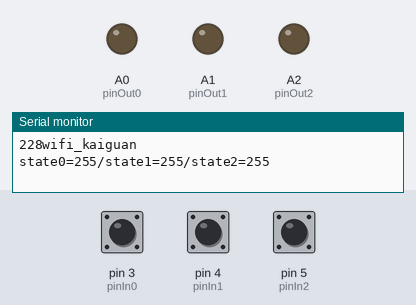
Bench run of a sketch on a simulated Arduino Uno, built with avr-gcc and run on an emulated ATmega328P. Shown: output pins drawn as LEDs (lit = HIGH), the last lines printed to the serial monitor. The test bench sets the inputs (shaded band); at power-on: pin 3 (pinIn0) HIGH, pin 4 (pinIn1) HIGH, pin 5 (pinIn2) HIGH. EEPROM starts erased.

Above: at 1.2 s.
1.3 s: pin 3 (pinIn0) pulled LOW for 1 s
At 2.9 s:
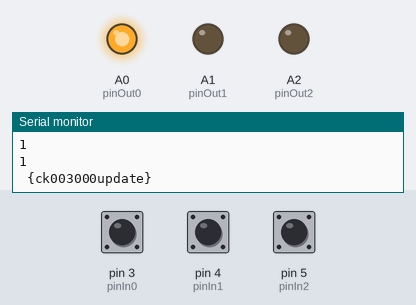
3.8 s: pin 4 (pinIn1) pulled LOW for 1 s
At 4.9 s:
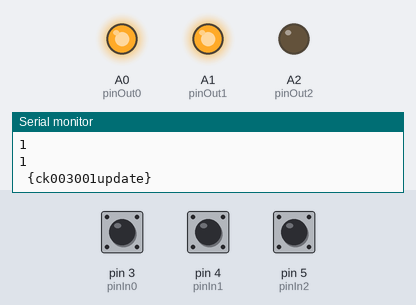
6.3 s: pin 5 (pinIn2) pulled LOW for 1 s
At 6.8 s:
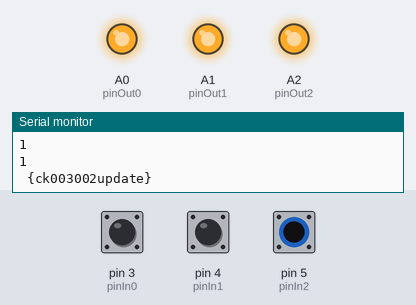
8.8 s: pin 3 (pinIn0) pulled LOW for 3.2 s
At 10.0 s:
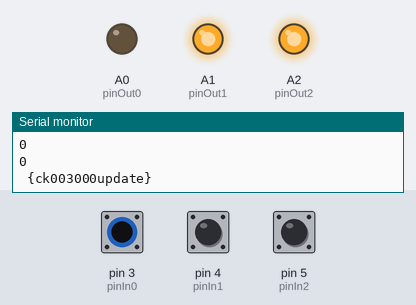
13.5 s: pin 4 (pinIn1) pulled LOW for 3.2 s
At 14.9 s:
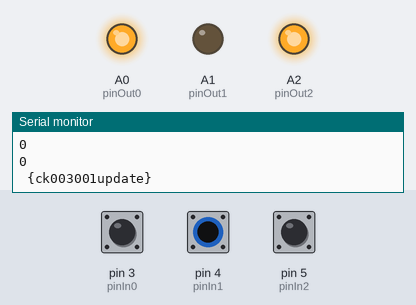
Timing chart, 0 to 17.5 s (numbered marks = the images above; inputs shaded):
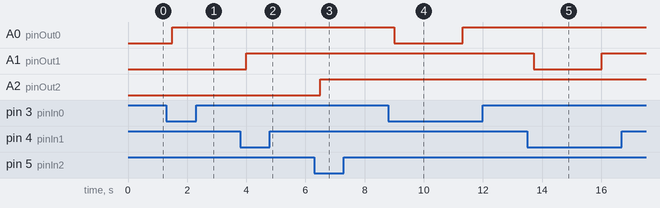

The sketch:

_228wifi_kaiguan.ino
```cpp
/*
 *ZIGBEE针脚连接线
 TX -> RXD
 RX -> TXD
*/
#include <SPI.h> //引用SPI库文件
#include <EEPROM.h> //引用EEPROM库文件

int sid=3;//模块类型
int nid=0;//模块编号


//无线串口通信处理(zigbee/bluetooth等)
unsigned long serial1nowlast; //串口检测间隔时间
char serial1buff[129]={0}; //串口缓存字符
char serial1Data; //串口单个字符
int serial1i=0; //串口字符数

//NRF24L01
//unsigned long nrf24l01nowlast; //NRF24L01检测间隔时间
//char nrf24l01buff[33]={0}; //NRF24L01缓存字符
//char nrf24l01Data; //NRF24L01单个字符
//int nrf24l01i=0; //NRF24L01字符数


//声名变量
int pinIn0=3; //手动开关针脚1
int pinIn1=4; //手动开关针脚2
int pinIn2=5; //手动开关针脚3

int val0; //当前开关值1
int val1; //当前开关值2
int val2; //当前开关值3

int pinOut0=A0; //开关针脚1
int pinOut1=A1; //开关针脚2
int pinOut2=A2; //开关针脚3

int state0=0; //开关状态1
int state1=0; //开关状态2
int state2=0; //开关状态3


void setup()
{
    Serial.begin(115200); //设置串口波特率115200

    //初始化Mirf，用于NRF24L01收发
//    char client[10]={0}; //客户端名称
//    sprintf(client,"clie%d",sid); //设置客户端名称
//    Mirf_Init(0,client,sid); //初始化NRF24L01收发

    pinMode(pinIn0,INPUT); //设置输入模式
    pinMode(pinIn1,INPUT); //设置输入模式
    pinMode(pinIn2,INPUT); //设置输入模式

    pinMode(pinOut0,OUTPUT); //设置输出输式
    pinMode(pinOut1,OUTPUT); //设置输出输式
    pinMode(pinOut2,OUTPUT); //设置输出输式

    pinMode(pinIn0,INPUT_PULLUP); //将管脚设置为输入并且内部上拉模式
    pinMode(pinIn1,INPUT_PULLUP); //将管脚设置为输入并且内部上拉模式
    pinMode(pinIn2,INPUT_PULLUP); //将管脚设置为输入并且内部上拉模式

    digitalWrite(pinIn0, HIGH); //设置默认高电位
    digitalWrite(pinIn1, HIGH); //设置默认高电位
    digitalWrite(pinIn2, HIGH); //设置默认高电位

    state0 = EEPROM.read(0); //读取rom开关电位
    state1 = EEPROM.read(1); //读取rom开关电位
    state2 = EEPROM.read(2); //读取rom开关电位

    Serial.println("228wifi_kaiguan"); //打印

    Serial.print("state0=");
    Serial.print(state0); //打印当前电位状态1
    Serial.print("/state1=");
    Serial.print(state1); //打印当前电位状态2
    Serial.print("/state2=");
    Serial.println(state2); //打印当前电位状态3

    if(state0==255) state0=0; //默认rom则设为关状态
    if(state1==255) state1=0; //默认rom则设为关状态
    if(state2==255) state2=0; //默认rom则设为关状态

}

void loop()
{

  //检测无线串口数据处理 (zigbee/bluetooth等)
  {
      unsigned long serial1now = millis();//获取现在的时间
      if(serial1now - serial1nowlast >= 5000)//如果数据间隔超过5秒而清空字符（为了防止数据错乱）
      {
        serial1nowlast = millis();//记录当前时间
        memset(serial1buff, 0, 129);//清空缓存字符
        serial1i=0;//初始数组数
      }

      while( Serial.available() )//如果无线串口有数据
      {
        if(serial1i==0)
        {
          Serial.println("serial->");//打印出来方便调试
        }
        serial1Data=(char)Serial.read();//读取串口数据
        //Serial.print(serial1Data);//这里不打印，否则检测到{ckxxxx}就认为是命令
        serial1buff[serial1i]=serial1Data;////保存到数组
        serial1i++;//数组长度+1
        if(serial1Data=='}' || serial1i>=129)//如果发现}而说明命令结束（并少于129个字符，太长会出错）
        {
          serial1nowlast = millis(); //记录当前时间，不然5秒就超时了

          char body[129]={0};//声明新字符数组
          get_znck_body(serial1buff,body);//获取只是{ckxxxxxx}的字符,因为这是我们的命令格式
          //serial.println(body); //这里不打印，否则检测到{ckxxxx}就认为是命令

          //如果命令格式正确则做处理
          if(strstr(body,"{ck") && strstr(body,"}") )
          {
            //Serial.println(body);//这里不打印，否则检测到{ckxxxx}就认为是命令

            if(strlen(body)>10) //字符数需大于10
            {
              set_onoff(body);//设置开或关

            }

          }
          serial1i=0;//字符数组长度初始为0
          Serial.println("-------------------");//打印结束标示

          delay(100);//延时
        }
      }

  }

//  unsigned long nrf24l01now = millis();//获取现在的时间
//  if(nrf24l01now - nrf24l01nowlast >= 5000)//如果数据间隔超过5秒而清空字符（为了防止数据错乱）
//  {
//     nrf24l01nowlast = millis();//记录当前时间
//     memset(nrf24l01buff, 0, 33);//清空缓存字符
//     nrf24l01i=0;//初始数组数
//   }
//
//   byte data[Mirf.payload];//声明字节
//   if(Mirf.dataReady()){//如果有数据
//
//    Mirf.getData(data);//获取数据
//    Mirf.rxFifoEmpty();//清理NRF24L01援存
//    //Serial.println((char)*data);//这里不打印，否则检测到{ckxxxx}就认为是命令
//
//    for (int i = 0; i < Mirf.payload; i++) //把收到的信息拼起来
//    {
//      if(nrf24l01i==0)
//      {
//        Serial.println("nrf24l01->");//打印出来方便调试
//      }

//      nrf24l01Data=(char)data[i];//读取NRF24L01数据
//      if( nrf24l01Data=='{') nrf24l01i=0;//如果发现{则设长度为0开始
//      nrf24l01buff[nrf24l01i]=nrf24l01Data;//保存到数组
//      nrf24l01i++;//数组长度+1
//      if(nrf24l01Data=='}' || nrf24l01i>=33)//如果发现}而说明命令结束（并少于33个字符，太长会出错）
//      {
//            nrf24l01nowlast = millis(); //更新当前时间，不然5秒就超时了
//
//            char body[33]={0};//声明新数组
//            get_znck_body(nrf24l01buff,body);//获取只是{ckxxxxxx}的字符,因为这是我们的命令格式
//            //Serial.println(body);//这里不打印，否则检测到{ckxxxx}就认为是命令
//
//            //如果命令格式正确则做处理
//            if(strstr(body,"{ck") && strstr(body,"}") )
//            {
//              //Serial.println(body);//这里不打印，否则检测到{ckxxxx}就认为是命令
//
//              if(strlen(body)>10) //字符数需大于10
//              {
//                  set_onoff(body);//设置开或关
//
//              }
//
//            }
//            memset(nrf24l01buff, 0, 33);//字符数组长度初始为0
//            nrf24l01i=0;//字符数组长度初始为0
//            Serial.println("-------------------");//打印结束标示

            delay(100);//延时
//      }
//    }
//   }

  val0=digitalRead(pinIn0);//读取输入数据
  if(val0==LOW)//检测按键是否按下
  {
    delay(200);//延时，防抖处理
    val0=digitalRead(pinIn0);//读取数据
    if(val0==LOW)//检测按键是否按下
    {
      Serial.print("val0 state0=");
      Serial.println(state0);//打印
      if(state0==0)//如果原来是关状态
      {
         state0=1;//则状态值为开
         digitalWrite(pinOut0,HIGH);//则设为高电位
         char handonoff[33]={0};//声明手动开关字符
         sprintf(handonoff,"{ck%03d000%d}",sid,state0);//生成手动开关字符
         set_onoff(handonoff);//设置开或关
         delay(2000);//延时2000毫秒
      }
      else//如果原来是开状态
      {
         state0=0;//则状态值为关
         digitalWrite(pinOut0,LOW);//则设为高电位
         char handonoff[33]={0};//声明手动开关字符
         sprintf(handonoff,"{ck%03d000%d}",sid,state0);//生成手动开关字符
         set_onoff(handonoff);//设置开或关
         delay(2000);//延时2000毫秒
      }
    }
  }

  val1=digitalRead(pinIn1);//读取数字
  if(val1==LOW)//检测按键是否按下
  {
    delay(200);//延时，防抖处理
    val1=digitalRead(pinIn1);//读取数字
    if(val1==LOW)//检测按键是否按下
    {
      Serial.print("val1 state1=");
      Serial.println(state1);//打印
      if(state1==0)//如果原来是关状态
      {
         state1=1;//则状态值为开
         digitalWrite(pinOut1,HIGH);//则设为高电位
         char handonoff[33]={0};//声明手动开关字符
         sprintf(handonoff,"{ck%03d001%d}",sid,state1);//生成手动开关字符
         set_onoff(handonoff);//设置开或关
         delay(2000);//延时2000毫秒
      }
      else//如果原来是开状态
      {
         state1=0;//则状态值为关
         digitalWrite(pinOut1,LOW);//则设为高电位
         char handonoff[33]={0};//声明手动开关字符
         sprintf(handonoff,"{ck%03d001%d}",sid,state1);//生成手动开关字符
         set_onoff(handonoff);//设置开或关
         delay(2000);//延时2000毫秒
      }
    }
  }

  val2=digitalRead(pinIn2);//读取数字
  if(val2==LOW)//检测按键是否按下
  {
    delay(200);//延时，防抖处理
    val2=digitalRead(pinIn2);//读取数字
    if(val2==LOW)//检测按键是否按下
    {
      Serial.print("val2 state2=");
      Serial.println(state2);//打印
      if(state2==0)//如果原来是关状态
      {
         state2=1;//则状态值为开
         digitalWrite(pinOut2,HIGH);//则设为高电位
         char handonoff[33]={0};//声明手动开关字符
         sprintf(handonoff,"{ck%03d002%d}",sid,state2);//生成手动开关字符
         set_onoff(handonoff);//设置开或关
         delay(2000);//延时2000毫秒
      }
      else//如果原来是开状态
      {
         state2=0;//则状态值为关
         digitalWrite(pinOut2,LOW);//则设为高电位
         char handonoff[33]={0};//声明手动开关字符
         sprintf(handonoff,"{ck%03d002%d}",sid,state2);//生成手动开关字符
         set_onoff(handonoff);//设置开或关
         delay(2000);//延时2000毫秒
      }
    }
  }


  //根据状态设置开或关（防漏）
  if(state0==1)
  {
    digitalWrite(pinOut0,HIGH);//则设为高电位
  }
  else
  {
    digitalWrite(pinOut0,LOW);//则设为低电位
  }

  //ON OFF SET
  if(state1==1)
  {
    digitalWrite(pinOut1,HIGH);//则设为高电位
  }
  else
  {
    digitalWrite(pinOut1,LOW);//则设为低电位
  }

  //ON OFF SET
  if(state2==1)
  {
    digitalWrite(pinOut2,HIGH);//则设为高电位
  }
  else
  {
    digitalWrite(pinOut2,LOW);//则设为低电位
  }

}

//初始化Mirf 0初始化1为接收2为发送
//void Mirf_Init(int txrx,char *server,int channel){
//    //初始化Mirf
//    if(txrx==0)  {
//      Mirf.spi = &MirfHardwareSpi;//设置spi
//      Mirf.init();//初始Mirf
//      Mirf.setRADDR((byte *)server);//设置接收地址
//    }
//
//    //设置接收模式
//    if(txrx==1)  {
//      Mirf.setRADDR((byte *)server);//设置接收地址
//    }
//
//    //设置发送模式
//    if(txrx==2)  {
//      Mirf.setTADDR((byte *)server);//设置发送地址
//    }
//
//    Mirf.payload = sizeof(char);//收发字节
//    Mirf.channel = channel;//设置频道
//    Mirf.config();//生效配置
//}

//NRF24l01发送函数
//void Mirf_Send(int channel,char *server,char *str){
//  Mirf_Init(2,server,channel);//设置发送模式
//  int bufi=0;//声明变量
//  for(bufi=0;bufi<strlen(str);bufi++){//循环发送
//    char words=str[bufi];//发送的字符
//    Mirf.send((byte *)&words);//发送命令
//    while(Mirf.isSending()){//等待发送完闭
//    }
//    delay(50);//延时，否则可能出现发送丢失现象
//    //Serial.print(words);
//  }
//  //Serial.println("");
//}


//获取只是{ckxxxxxx}的字符,因为这是我们的命令格式
void get_znck_body(char *p,char *s){

  char rechar[33]={0};//声明数组
  int bufi=0;//当前长度

  bool isend=false;//开始和结束
  int charnum=0;//字符长度

  for(bufi=0;bufi<strlen(p);bufi++){//循环截取指定字符
    //Serial.print(p[bufi]);

    if(p[bufi]=='{'){//如果是{则开始截取
      isend=true;//设为ture
    }
    if(p[bufi]=='}' && isend==true){//如果是}则结束截取
      isend=false;//设为false
      rechar[charnum]=p[bufi];//赋值到新数组
      break;
    }
    if(isend){//如果为true则赋值
      if(charnum<33)//小于指定长度
      {
        rechar[charnum]=p[bufi];//赋值到新数组
        charnum++;//字符长度加1
      }
    }

  }
  //Serial.println("");
  //memcpy(s,rechar,33);
  sprintf(s,"%s",rechar);//赋值返回
}


//设置开或关函数
void set_onoff(char *body){

    int s=get_sid(body);//获取sid
    int n=get_nid(body);//获取nid
    int d=get_data(body);//获取data

    if(  s==sid && n==0 )//如果是1路开关
    {
      if( d==1 )//如果数据是开
      {
        state0=1;//设置状态为开
        EEPROM.write(0, state0);//写入rom记录状态
      }
      if( d==0 )//如果数据是关
      {
        state0=0;//设置状态为关
        EEPROM.write(0, state0);//写入rom记录状态
      }
    }

    if(  s==sid && n==1 )//如果是2路开关
    {
      if( d==1 )//如果数据是开
      {
        state1=1;//设置状态为开
        EEPROM.write(1, state1);//写入rom记录状态
      }
      if( d==0 )//如果数据是关
      {
        state1=0;//设置状态为关
        EEPROM.write(1, state1);//写入rom记录状态
      }
    }

    if(  s==sid && n==2 )//如果是3路开关
    {
      if( d==1 )//如果数据是开
      {
        state2=1;//设置状态为开
        EEPROM.write(2, state2);//写入rom记录状态
      }
      if( d==0 )//如果数据是关
      {
        state2=0;//设置状态为开
        EEPROM.write(2, state2);//写入rom记录状态
      }
    }

    //更新反馈数据到网关
    if(  s==sid ){//如果是本设备
      char server[10]={0};//声明网关接收名称
      sprintf(server,"serv%d",1);//赋值网关接收名称
      //Serial.println(server);//打印

      char updateData[33]={0};//声明更新数组
      char front[10]={0};//声明更新前缀
      //memcpy(front,body,9);
      sprintf(front," {ck%03d%03d",s,n);//赋值前缀
      sprintf(updateData,"%supdate}",front);//生成反馈数组
      Serial.println(updateData);//发送到串口（zigbee会发给网关）

//      Mirf_Send(1,server,updateData);//发送给NRF24L01（NRF24L01会发给网关）

      char client[10]={0};//声明客户端
      sprintf(client,"clie%d",sid);//赋值客户端名称
//      Mirf_Init(1,client,sid);//设置为接收模式
    }


}

//获取sid函数
int get_sid(char *buff){

  if( strstr(buff,"{ck") && strstr(buff,"}") && strlen(buff)>10)//如果含{ck和}，并长度大于10
    {
      char charSid[4]={0};//声明数组
      memcpy(charSid,buff+3,3);//赋值截取第3位后面的3个字符
      Serial.println(charSid);//打印
      int intSid=atoi(charSid);//转成int
      Serial.println(intSid);//打印
      return intSid;//返回sid
    }
    else
    {
      return 0;//格式不对返回0
    }

}

//获取nid函数
int get_nid(char *buff){

  if( strstr(buff,"{ck") && strstr(buff,"}") && strlen(buff)>10)//如果含{ck和}，并长度大于10
    {
      char charNid[4]={0};//声明数组
      memcpy(charNid,buff+6,3);//赋值截取第6位后面的3个字符
      Serial.println(charNid);//打印
      int intNid=atoi(charNid);//转成int
      Serial.println(intNid);//打印
      return intNid;//返回nid
    }
    else
    {
      return 0;//格式不对返回0
    }

}

//获取data函数
int get_data(char *buff){

  if( strstr(buff,"{ck") && strstr(buff,"}") && strlen(buff)>10)//如果含{ck和}，并长度大于10
    {
      char charData[4]={0};//声明数组
      memcpy(charData,buff+9,1);//赋值截取第9位后面的1个字符
      Serial.println(charData);//打印
      int intData=atoi(charData);//转成int
      Serial.println(intData);//打印
      return intData;//返回data
    }
    else
    {
      return 0;//格式不对返回0
    }

}
```

Measured:
- after the input at 1.3 s, A0 (pinOut0): LOW → HIGH after 0.20 s
- after the input at 3.8 s, A1 (pinOut1): LOW → HIGH after 0.20 s
- after the input at 6.3 s, A2 (pinOut2): LOW → HIGH after 0.21 s
- after the input at 8.8 s, A0 (pinOut0): HIGH → LOW after 0.21 s, → HIGH 2.3 s later
- after the input at 13.5 s, A1 (pinOut1): HIGH → LOW after 0.21 s, → HIGH 2.3 s later
